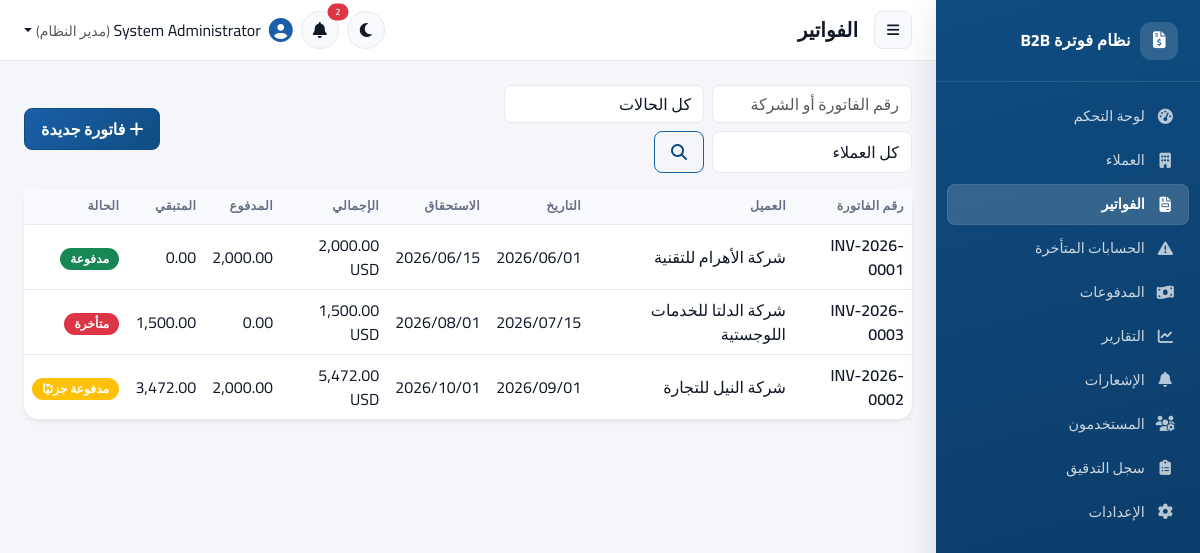
The page /invoices/index.php (signed in) on the database its author committed.
### tables this page shows
CREATE TABLE IF NOT EXISTS invoices (
    id INT UNSIGNED AUTO_INCREMENT PRIMARY KEY,
    invoice_number VARCHAR(40) NOT NULL UNIQUE,
    customer_id INT UNSIGNED NOT NULL,
    invoice_date DATE NOT NULL,
    due_date DATE NOT NULL,
    currency VARCHAR(10) NOT NULL DEFAULT 'USD',
    subtotal DECIMAL(14,2) NOT NULL DEFAULT 0.00,
    discount_amount DECIMAL(14,2) NOT NULL DEFAULT 0.00,
    tax_amount DECIMAL(14,2) NOT NULL DEFAULT 0.00,
    total_amount DECIMAL(14,2) NOT NULL DEFAULT 0.00,
    paid_amount DECIMAL(14,2) NOT NULL DEFAULT 0.00,
    remaining_amount DECIMAL(14,2) NOT NULL DEFAULT 0.00,
    status ENUM('draft','issued','partially_paid','paid','overdue','cancelled') NOT NULL DEFAULT 'draft',
    notes TEXT NULL,
    created_by INT UNSIGNED NULL,
    created_at DATETIME NOT NULL DEFAULT CURRENT_TIMESTAMP,
    updated_at DATETIME NOT NULL DEFAULT CURRENT_TIMESTAMP ON UPDATE CURRENT_TIMESTAMP,
    CONSTRAINT fk_invoices_customer FOREIGN KEY (customer_id) REFERENCES customers(id) ON DELETE RESTRICT,
    CONSTRAINT fk_invoices_created_by FOREIGN KEY (created_by) REFERENCES users(id) ON DELETE SET NULL,
    CONSTRAINT chk_invoice_dates CHECK (due_date >= invoice_date),
    INDEX idx_invoices_status (status),
    INDEX idx_invoices_customer (customer_id),
    INDEX idx_invoices_due_date (due_date)
);

CREATE TABLE IF NOT EXISTS customers (
    id INT UNSIGNED AUTO_INCREMENT PRIMARY KEY,
    company_name VARCHAR(150) NOT NULL,
    contact_person VARCHAR(120) NULL,
    email VARCHAR(150) NULL,
    phone VARCHAR(40) NULL,
    address VARCHAR(255) NULL,
    tax_number VARCHAR(60) NULL,
    registration_number VARCHAR(60) NULL,
    notes TEXT NULL,
    status ENUM('active','inactive') NOT NULL DEFAULT 'active',
    created_by INT UNSIGNED NULL,
    created_at DATETIME NOT NULL DEFAULT CURRENT_TIMESTAMP,
    updated_at DATETIME NOT NULL DEFAULT CURRENT_TIMESTAMP ON UPDATE CURRENT_TIMESTAMP,
    CONSTRAINT fk_customers_created_by FOREIGN KEY (created_by) REFERENCES users(id) ON DELETE SET NULL,
    INDEX idx_customers_status (status),
    INDEX idx_customers_name (company_name)
);

### includes/functions.php (called while the page is built, shortened)
<?php
function e(?string $value): string
{
    return htmlspecialchars($value ?? '', ENT_QUOTES | ENT_SUBSTITUTE, 'UTF-8');
}
function format_money($amount, string $currency = ''): string
{
    $formatted = number_format((float)$amount, 2);
    return $currency !== '' ? "$formatted $currency" : $formatted;
}
function format_date(?string $date): string
{
    $ts = strtotime($date);
    return $ts ? date('Y/m/d', $ts) : '';
}
function clean_str(?string $value): string
{
    return trim(str_replace("\0", '', $value ?? ''));
}
function invoice_status_badge(string $status): array
{
    return match ($status) {
        'draft'           => ['secondary', 'مسودة'],
        'issued'          => ['primary', 'صادرة'],
        'partially_paid'  => ['warning', 'مدفوعة جزئيًا'],
        'paid'            => ['success', 'مدفوعة'],
        'overdue'         => ['danger', 'متأخرة'],
        'cancelled'       => ['dark', 'ملغاة'],
        default           => ['secondary', $status],
    };
}
function base_path(string $path = ''): string
{
    return rtrim(APP_URL, '/') . '/' . ltrim($path, '/');
}

### includes/Auth.php (called while the page is built, shortened)
<?php
final class Auth
{
    public static function check(): bool
    {
        return !empty($_SESSION['user_id']);
    }
    public static function can(string $permissionKey): bool
    {
        return in_array(
            $permissionKey,
            $_SESSION['permissions'] ?? [],
            true
        );
    }
}

### invoices/index.php (the view, shortened to what this page needs)
<?php
$pdo = Database::get();
$search = clean_str($_GET['q'] ?? '');
$page = max(1, (int)($_GET['page'] ?? 1));
$perPage = 15;
$where = [];
$params = [];
$whereSql = $where ? ('WHERE ' . implode(' AND ', $where)) : '';
$countStmt = $pdo->prepare("SELECT COUNT(*) FROM invoices i JOIN customers c ON c.id = i.customer_id $whereSql");
$countStmt->execute($params);
$total = (int)$countStmt->fetchColumn();
$totalPages = max(1, (int)ceil($total / $perPage));
$page = min($page, $totalPages);
$offset = ($page - 1) * $perPage;
$stmt = $pdo->prepare(
    "SELECT i.*, c.company_name FROM invoices i JOIN customers c ON c.id = i.customer_id
     $whereSql ORDER BY i.created_at DESC LIMIT :lim OFFSET :off"
);
$stmt->bindValue('lim', $perPage, PDO::PARAM_INT);
$stmt->bindValue('off', $offset, PDO::PARAM_INT);
$stmt->execute();
$invoices = $stmt->fetchAll();
require __DIR__ . '/../includes/layout_header.php';
?>
<div class="d-flex flex-wrap justify-content-between align-items-center mb-3 gap-2">
  <form class="d-flex flex-wrap gap-2 search-bar" method="get">
    <input type="text" name="q" class="form-control" placeholder="رقم الفاتورة أو الشركة" value="<?= e($search) ?>">
    <select name="status" class="form-select">
      <option value="">كل الحالات</option>
      <?php foreach (['draft','issued','partially_paid','paid','overdue','cancelled'] as $s): [, $label] = invoice_status_badge($s); ?>
      <?php endforeach; ?>
    </select>
    <select name="customer_id" class="form-select">
      <option value="">كل العملاء</option>
    </select>
    <button class="btn btn-outline-primary"><i class="fa-solid fa-magnifying-glass"></i></button>
  </form>
  <?php if (Auth::can('invoices.create')): ?>
    <a href="<?= e(base_path('invoices/create.php')) ?>" class="btn btn-primary"><i class="fa-solid fa-plus me-1"></i>فاتورة جديدة</a>
  <?php endif; ?>
</div>
<div class="card border-0 shadow-sm">
  <div class="table-responsive">
    <table class="table table-hover align-middle mb-0">
      <thead class="table-light">
        <tr><th>رقم الفاتورة</th><th>العميل</th><th>التاريخ</th><th>الاستحقاق</th><th>الإجمالي</th><th>المدفوع</th><th>المتبقي</th><th>الحالة</th></tr>
      </thead>
      <tbody>
        <?php foreach ($invoices as $inv): [$badge, $label] = invoice_status_badge($inv['status']); ?>
          <tr style="cursor:pointer" onclick="window.location='<?= e(base_path('invoices/view.php?id=' . $inv['id'])) ?>'">
            <td class="fw-semibold"><?= e($inv['invoice_number']) ?></td>
            <td><?= e($inv['company_name']) ?></td>
            <td><?= e(format_date($inv['invoice_date'])) ?></td>
            <td><?= e(format_date($inv['due_date'])) ?></td>
            <td><?= e(format_money($inv['total_amount'], $inv['currency'])) ?></td>
            <td><?= e(format_money($inv['paid_amount'])) ?></td>
            <td><?= e(format_money($inv['remaining_amount'])) ?></td>
            <td><span class="badge bg-<?= $badge ?>"><?= $label ?></span></td>
          </tr>
        <?php endforeach; ?>
      </tbody>
    </table>
  </div>
</div>
<?php require __DIR__ . '/../includes/layout_footer.php'; ?>

### includes/layout_header.php (style rules this page uses)
:root { --sidebar-w: 264px; --brand-50: #eef4fc; --brand-100: #d7e6f7; --brand-500: #1a5fa8; --brand-600: #0f4c81; --brand-700: #0a3760; --brand-glow: rgba(15,76,129,.18); --radius-lg: 16px; --radius-md: 12px; --radius-sm: 8px; --shadow-sm: 0 1px 2px rgba(16,24,40,.06); --shadow-md: 0 4px 16px rgba(16,24,40,.08); --shadow-lg: 0 12px 32px rgba(16,24,40,.12); --bg-app: #f4f6fa; --bg-surface: #ffffff; --bg-subtle: #f8f9fc; --text-primary: #101828; --text-muted: #667085; --border-soft: #e7eaf0; --transition-base: .18s cubic-bezier(.4,0,.2,1); }
* { box-sizing:border-box; }
html, body { height:100%; }
body { background: var(--bg-app); color: var(--text-primary); font-family: 'Cairo', 'Inter', 'Segoe UI', system-ui, -apple-system, sans-serif; transition: background var(--transition-base), color var(--transition-base); }
.card { background: var(--bg-surface); border:1px solid var(--border-soft); border-radius: var(--radius-lg); box-shadow: var(--shadow-sm); transition: box-shadow var(--transition-base), transform var(--transition-base); }
.btn { border-radius: var(--radius-sm); font-weight:600; padding:.5rem 1rem; transition: all var(--transition-base); }
.btn-primary { background: linear-gradient(135deg, var(--brand-500), var(--brand-600)); border-color: var(--brand-600); }
.btn-outline-primary { color: var(--brand-600); border-color: var(--brand-500); }
.form-control, .form-select { background: var(--bg-surface); color: var(--text-primary); border:1px solid var(--border-soft); border-radius: var(--radius-sm); }
.table { color: var(--text-primary); }
.table thead.table-light th, table thead th { background: var(--bg-subtle) !important; color: var(--text-muted); font-size:.78rem; text-transform:uppercase; letter-spacing:.03em; font-weight:700; border-bottom:1px solid var(--border-soft); }
.table > :not(caption) > * > * { background-color: transparent; color: inherit; border-color: var(--border-soft); }
.badge { font-weight:600; border-radius:999px; padding:.42em .85em; letter-spacing:.01em; }
.table-responsive { overflow-x:auto; }

### invoices/index.php (style rules this page uses)
.search-bar select, .search-bar input { max-width:200px; }

### rows shown on the page
invoices: invoice_number "INV-2026-0001", customer.company_name "شركة الأهرام للتقنية", invoice_date "2026/06/01", due_date "2026/06/15", format_money($inv['total_amount'], $inv['currency']) "2,000.00 USD", paid_amount "2,000.00", remaining_amount "0.00", label "مدفوعة"
invoices: invoice_number "INV-2026-0003", customer.company_name "شركة الدلتا للخدمات اللوجستية", invoice_date "2026/07/15", due_date "2026/08/01", format_money($inv['total_amount'], $inv['currency']) "1,500.00 USD", paid_amount "0.00", remaining_amount "1,500.00", label "متأخرة"
invoices: invoice_number "INV-2026-0002", customer.company_name "شركة النيل للتجارة", invoice_date "2026/09/01", due_date "2026/10/01", format_money($inv['total_amount'], $inv['currency']) "5,472.00 USD", paid_amount "2,000.00", remaining_amount "3,472.00", label "مدفوعة جزئيًا"

### other values the page prints
$item['label'] "لوحة التحكم"
$item['label'] "العملاء"
$item['label'] "الفواتير"
$item['label'] "الحسابات المتأخرة"
$item['label'] "المدفوعات"
$item['label'] "التقارير"
$item['label'] "الإشعارات"
$item['label'] "المستخدمون"
$item['label'] "سجل التدقيق"
$item['label'] "الإعدادات"
$pageTitle "الفواتير"
$unread "2"
Auth::fullName() "System Administrator"
role_label(Auth::roleName() ?? '') "مدير النظام"
